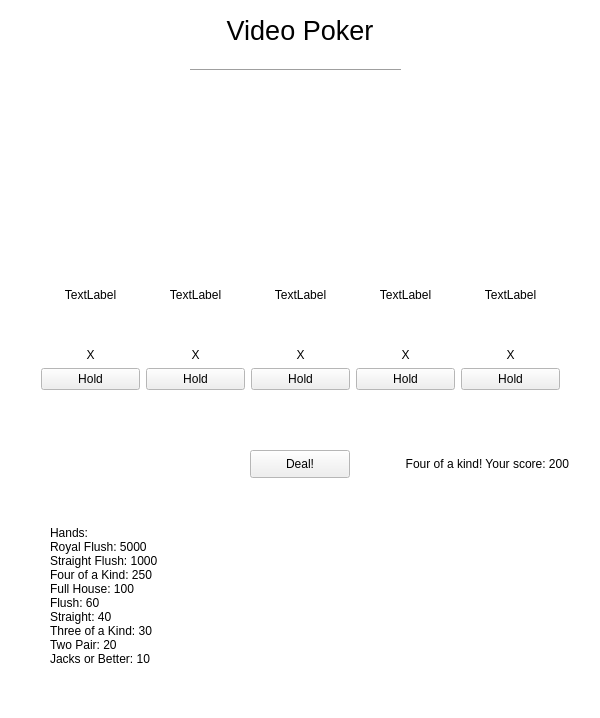
<?xml version="1.0" encoding="UTF-8"?>
<ui version="4.0">
 <class>VideoPokerGame</class>
 <widget class="QWidget" name="VideoPokerGame">
  <property name="geometry">
   <rect>
    <x>0</x>
    <y>0</y>
    <width>600</width>
    <height>718</height>
   </rect>
  </property>
  <property name="palette">
   <palette>
    <active>
     <colorrole role="Base">
      <brush brushstyle="SolidPattern">
       <color alpha="255">
        <red>255</red>
        <green>255</green>
        <blue>255</blue>
       </color>
      </brush>
     </colorrole>
     <colorrole role="Window">
      <brush brushstyle="SolidPattern">
       <color alpha="255">
        <red>255</red>
        <green>255</green>
        <blue>255</blue>
       </color>
      </brush>
     </colorrole>
    </active>
    <inactive>
     <colorrole role="Base">
      <brush brushstyle="SolidPattern">
       <color alpha="255">
        <red>255</red>
        <green>255</green>
        <blue>255</blue>
       </color>
      </brush>
     </colorrole>
     <colorrole role="Window">
      <brush brushstyle="SolidPattern">
       <color alpha="255">
        <red>255</red>
        <green>255</green>
        <blue>255</blue>
       </color>
      </brush>
     </colorrole>
    </inactive>
    <disabled>
     <colorrole role="Base">
      <brush brushstyle="SolidPattern">
       <color alpha="255">
        <red>255</red>
        <green>255</green>
        <blue>255</blue>
       </color>
      </brush>
     </colorrole>
     <colorrole role="Window">
      <brush brushstyle="SolidPattern">
       <color alpha="255">
        <red>255</red>
        <green>255</green>
        <blue>255</blue>
       </color>
      </brush>
     </colorrole>
    </disabled>
   </palette>
  </property>
  <property name="windowTitle">
   <string>MainWindow</string>
  </property>
  <widget class="QLabel" name="label">
   <property name="geometry">
    <rect>
     <x>0</x>
     <y>10</y>
     <width>600</width>
     <height>41</height>
    </rect>
   </property>
   <property name="font">
    <font>
     <pointsize>20</pointsize>
    </font>
   </property>
   <property name="text">
    <string>Video Poker</string>
   </property>
   <property name="alignment">
    <set>Qt::AlignCenter</set>
   </property>
  </widget>
  <widget class="Line" name="line">
   <property name="geometry">
    <rect>
     <x>190</x>
     <y>60</y>
     <width>211</width>
     <height>20</height>
    </rect>
   </property>
   <property name="orientation">
    <enum>Qt::Horizontal</enum>
   </property>
  </widget>
  <widget class="LessObtrusivePushButton" name="deal">
   <property name="geometry">
    <rect>
     <x>250</x>
     <y>450</y>
     <width>100</width>
     <height>28</height>
    </rect>
   </property>
   <property name="text">
    <string>Deal!</string>
   </property>
  </widget>
  <widget class="QLabel" name="score">
   <property name="geometry">
    <rect>
     <x>350</x>
     <y>450</y>
     <width>219</width>
     <height>28</height>
    </rect>
   </property>
   <property name="text">
    <string>Four of a kind! Your score: 200</string>
   </property>
   <property name="alignment">
    <set>Qt::AlignRight|Qt::AlignTrailing|Qt::AlignVCenter</set>
   </property>
  </widget>
  <widget class="QLabel" name="label_2">
   <property name="geometry">
    <rect>
     <x>50</x>
     <y>490</y>
     <width>271</width>
     <height>211</height>
    </rect>
   </property>
   <property name="text">
    <string>Hands:
Royal Flush: 5000
Straight Flush: 1000
Four of a Kind: 250
Full House: 100
Flush: 60
Straight: 40
Three of a Kind: 30
Two Pair: 20
Jacks or Better: 10</string>
   </property>
  </widget>
  <widget class="QWidget" name="layoutWidget">
   <property name="geometry">
    <rect>
     <x>30</x>
     <y>120</y>
     <width>541</width>
     <height>281</height>
    </rect>
   </property>
   <layout class="QHBoxLayout" name="horizontalLayout">
    <item>
     <layout class="QVBoxLayout" name="verticalLayout">
      <item>
       <spacer name="verticalSpacer_6">
        <property name="orientation">
         <enum>Qt::Vertical</enum>
        </property>
        <property name="sizeHint" stdset="0">
         <size>
          <width>20</width>
          <height>40</height>
         </size>
        </property>
       </spacer>
      </item>
      <item>
       <widget class="QLabel" name="card1">
        <property name="text">
         <string>TextLabel</string>
        </property>
        <property name="alignment">
         <set>Qt::AlignCenter</set>
        </property>
       </widget>
      </item>
      <item>
       <spacer name="verticalSpacer">
        <property name="orientation">
         <enum>Qt::Vertical</enum>
        </property>
        <property name="sizeType">
         <enum>QSizePolicy::Fixed</enum>
        </property>
        <property name="sizeHint" stdset="0">
         <size>
          <width>20</width>
          <height>40</height>
         </size>
        </property>
       </spacer>
      </item>
      <item>
       <widget class="QLabel" name="held1">
        <property name="text">
         <string>X</string>
        </property>
        <property name="alignment">
         <set>Qt::AlignCenter</set>
        </property>
       </widget>
      </item>
      <item>
       <widget class="LessObtrusivePushButton" name="hold1">
        <property name="focusPolicy">
         <enum>Qt::TabFocus</enum>
        </property>
        <property name="text">
         <string>Hold</string>
        </property>
       </widget>
      </item>
     </layout>
    </item>
    <item>
     <layout class="QVBoxLayout" name="verticalLayout_5">
      <item>
       <spacer name="verticalSpacer_7">
        <property name="orientation">
         <enum>Qt::Vertical</enum>
        </property>
        <property name="sizeHint" stdset="0">
         <size>
          <width>20</width>
          <height>40</height>
         </size>
        </property>
       </spacer>
      </item>
      <item>
       <widget class="QLabel" name="card2">
        <property name="text">
         <string>TextLabel</string>
        </property>
        <property name="alignment">
         <set>Qt::AlignCenter</set>
        </property>
       </widget>
      </item>
      <item>
       <spacer name="verticalSpacer_5">
        <property name="orientation">
         <enum>Qt::Vertical</enum>
        </property>
        <property name="sizeType">
         <enum>QSizePolicy::Fixed</enum>
        </property>
        <property name="sizeHint" stdset="0">
         <size>
          <width>20</width>
          <height>40</height>
         </size>
        </property>
       </spacer>
      </item>
      <item>
       <widget class="QLabel" name="held2">
        <property name="text">
         <string>X</string>
        </property>
        <property name="alignment">
         <set>Qt::AlignCenter</set>
        </property>
       </widget>
      </item>
      <item>
       <widget class="LessObtrusivePushButton" name="hold2">
        <property name="focusPolicy">
         <enum>Qt::TabFocus</enum>
        </property>
        <property name="text">
         <string>Hold</string>
        </property>
       </widget>
      </item>
     </layout>
    </item>
    <item>
     <layout class="QVBoxLayout" name="verticalLayout_4">
      <item>
       <spacer name="verticalSpacer_8">
        <property name="orientation">
         <enum>Qt::Vertical</enum>
        </property>
        <property name="sizeHint" stdset="0">
         <size>
          <width>20</width>
          <height>40</height>
         </size>
        </property>
       </spacer>
      </item>
      <item>
       <widget class="QLabel" name="card3">
        <property name="text">
         <string>TextLabel</string>
        </property>
        <property name="alignment">
         <set>Qt::AlignCenter</set>
        </property>
       </widget>
      </item>
      <item>
       <spacer name="verticalSpacer_4">
        <property name="orientation">
         <enum>Qt::Vertical</enum>
        </property>
        <property name="sizeType">
         <enum>QSizePolicy::Fixed</enum>
        </property>
        <property name="sizeHint" stdset="0">
         <size>
          <width>20</width>
          <height>40</height>
         </size>
        </property>
       </spacer>
      </item>
      <item>
       <widget class="QLabel" name="held3">
        <property name="text">
         <string>X</string>
        </property>
        <property name="alignment">
         <set>Qt::AlignCenter</set>
        </property>
       </widget>
      </item>
      <item>
       <widget class="LessObtrusivePushButton" name="hold3">
        <property name="focusPolicy">
         <enum>Qt::TabFocus</enum>
        </property>
        <property name="text">
         <string>Hold</string>
        </property>
       </widget>
      </item>
     </layout>
    </item>
    <item>
     <layout class="QVBoxLayout" name="verticalLayout_2">
      <item>
       <spacer name="verticalSpacer_9">
        <property name="orientation">
         <enum>Qt::Vertical</enum>
        </property>
        <property name="sizeHint" stdset="0">
         <size>
          <width>20</width>
          <height>40</height>
         </size>
        </property>
       </spacer>
      </item>
      <item>
       <widget class="QLabel" name="card4">
        <property name="text">
         <string>TextLabel</string>
        </property>
        <property name="alignment">
         <set>Qt::AlignCenter</set>
        </property>
       </widget>
      </item>
      <item>
       <spacer name="verticalSpacer_2">
        <property name="orientation">
         <enum>Qt::Vertical</enum>
        </property>
        <property name="sizeType">
         <enum>QSizePolicy::Fixed</enum>
        </property>
        <property name="sizeHint" stdset="0">
         <size>
          <width>20</width>
          <height>40</height>
         </size>
        </property>
       </spacer>
      </item>
      <item>
       <widget class="QLabel" name="held4">
        <property name="text">
         <string>X</string>
        </property>
        <property name="alignment">
         <set>Qt::AlignCenter</set>
        </property>
       </widget>
      </item>
      <item>
       <widget class="LessObtrusivePushButton" name="hold4">
        <property name="focusPolicy">
         <enum>Qt::TabFocus</enum>
        </property>
        <property name="text">
         <string>Hold</string>
        </property>
       </widget>
      </item>
     </layout>
    </item>
    <item>
     <layout class="QVBoxLayout" name="verticalLayout_3">
      <item>
       <spacer name="verticalSpacer_10">
        <property name="orientation">
         <enum>Qt::Vertical</enum>
        </property>
        <property name="sizeHint" stdset="0">
         <size>
          <width>20</width>
          <height>40</height>
         </size>
        </property>
       </spacer>
      </item>
      <item>
       <widget class="QLabel" name="card5">
        <property name="text">
         <string>TextLabel</string>
        </property>
        <property name="alignment">
         <set>Qt::AlignCenter</set>
        </property>
       </widget>
      </item>
      <item>
       <spacer name="verticalSpacer_3">
        <property name="orientation">
         <enum>Qt::Vertical</enum>
        </property>
        <property name="sizeType">
         <enum>QSizePolicy::Fixed</enum>
        </property>
        <property name="sizeHint" stdset="0">
         <size>
          <width>20</width>
          <height>40</height>
         </size>
        </property>
       </spacer>
      </item>
      <item>
       <widget class="QLabel" name="held5">
        <property name="text">
         <string>X</string>
        </property>
        <property name="alignment">
         <set>Qt::AlignCenter</set>
        </property>
       </widget>
      </item>
      <item>
       <widget class="LessObtrusivePushButton" name="hold5">
        <property name="focusPolicy">
         <enum>Qt::TabFocus</enum>
        </property>
        <property name="text">
         <string>Hold</string>
        </property>
       </widget>
      </item>
     </layout>
    </item>
   </layout>
  </widget>
 </widget>
 <layoutdefault spacing="6" margin="11"/>
 <customwidgets>
  <customwidget>
   <class>LessObtrusivePushButton</class>
   <extends>QPushButton</extends>
   <header>LessObtrusivePushButton.h</header>
   <container>1</container>
  </customwidget>
 </customwidgets>
 <resources/>
 <connections/>
</ui>
